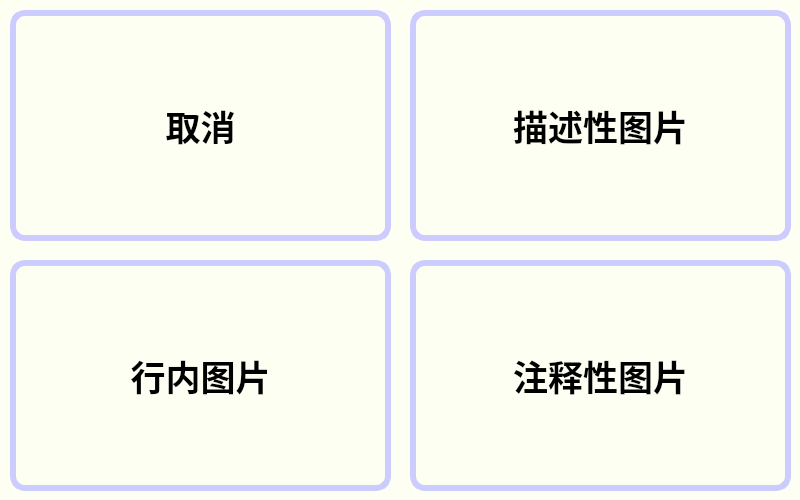
<?xml version="1.0" encoding="UTF-8"?>
<ui version="4.0">
 <class>img_w</class>
 <widget class="QWidget" name="img_w">
  <property name="geometry">
   <rect>
    <x>0</x>
    <y>0</y>
    <width>800</width>
    <height>500</height>
   </rect>
  </property>
  <property name="palette">
   <palette>
    <active>
     <colorrole role="Base">
      <brush brushstyle="SolidPattern">
       <color alpha="255">
        <red>255</red>
        <green>255</green>
        <blue>255</blue>
       </color>
      </brush>
     </colorrole>
     <colorrole role="Window">
      <brush brushstyle="SolidPattern">
       <color alpha="255">
        <red>254</red>
        <green>255</green>
        <blue>243</blue>
       </color>
      </brush>
     </colorrole>
    </active>
    <inactive>
     <colorrole role="Base">
      <brush brushstyle="SolidPattern">
       <color alpha="255">
        <red>255</red>
        <green>255</green>
        <blue>255</blue>
       </color>
      </brush>
     </colorrole>
     <colorrole role="Window">
      <brush brushstyle="SolidPattern">
       <color alpha="255">
        <red>254</red>
        <green>255</green>
        <blue>243</blue>
       </color>
      </brush>
     </colorrole>
    </inactive>
    <disabled>
     <colorrole role="Base">
      <brush brushstyle="SolidPattern">
       <color alpha="255">
        <red>254</red>
        <green>255</green>
        <blue>243</blue>
       </color>
      </brush>
     </colorrole>
     <colorrole role="Window">
      <brush brushstyle="SolidPattern">
       <color alpha="255">
        <red>254</red>
        <green>255</green>
        <blue>243</blue>
       </color>
      </brush>
     </colorrole>
    </disabled>
   </palette>
  </property>
  <property name="windowTitle">
   <string>Form</string>
  </property>
  <widget class="QPushButton" name="cancel_btn">
   <property name="geometry">
    <rect>
     <x>10</x>
     <y>10</y>
     <width>381</width>
     <height>231</height>
    </rect>
   </property>
   <property name="font">
    <font>
     <pointsize>-1</pointsize>
     <weight>75</weight>
     <bold>true</bold>
    </font>
   </property>
   <property name="cursor">
    <cursorShape>PointingHandCursor</cursorShape>
   </property>
   <property name="whatsThis">
    <string/>
   </property>
   <property name="layoutDirection">
    <enum>Qt::LeftToRight</enum>
   </property>
   <property name="styleSheet">
    <string notr="true">#cancel_btn
{
	font-weight:bold;
    border-radius: 15px;
    font-size: 35px;
    color: black;
	border:6px solid #CCCCFF;
}

#cancel_btn:hover {
    font-size: 45px;
    color: #CCCCFF;
}

#cancel_btn:pressed {
	color:black;
    background:#CCCCFF; /* 按下颜色 */
	border:6px solid black;
}</string>
   </property>
   <property name="text">
    <string>取消</string>
   </property>
  </widget>
  <widget class="QPushButton" name="img_1">
   <property name="geometry">
    <rect>
     <x>10</x>
     <y>260</y>
     <width>381</width>
     <height>231</height>
    </rect>
   </property>
   <property name="font">
    <font>
     <pointsize>-1</pointsize>
     <weight>75</weight>
     <bold>true</bold>
    </font>
   </property>
   <property name="cursor">
    <cursorShape>PointingHandCursor</cursorShape>
   </property>
   <property name="whatsThis">
    <string/>
   </property>
   <property name="layoutDirection">
    <enum>Qt::LeftToRight</enum>
   </property>
   <property name="styleSheet">
    <string notr="true">#img_1
{
	font-weight:bold;
    border-radius: 15px;
    font-size: 35px;
    color: black;
	border:6px solid #CCCCFF;
}

#img_1:hover {
    font-size: 45px;
    color: #CCCCFF;
}

#img_1:pressed {
	color:black;
    background:#CCCCFF; /* 按下颜色 */
	border:6px solid black;
}</string>
   </property>
   <property name="text">
    <string>行内图片</string>
   </property>
  </widget>
  <widget class="QPushButton" name="img_2">
   <property name="geometry">
    <rect>
     <x>410</x>
     <y>10</y>
     <width>381</width>
     <height>231</height>
    </rect>
   </property>
   <property name="font">
    <font>
     <pointsize>-1</pointsize>
     <weight>75</weight>
     <bold>true</bold>
    </font>
   </property>
   <property name="cursor">
    <cursorShape>PointingHandCursor</cursorShape>
   </property>
   <property name="whatsThis">
    <string/>
   </property>
   <property name="layoutDirection">
    <enum>Qt::LeftToRight</enum>
   </property>
   <property name="styleSheet">
    <string notr="true">#img_2
{
	font-weight:bold;
    border-radius: 15px;
    font-size: 35px;
    color: black;
	border:6px solid #CCCCFF;
}

#img_2:hover {
    font-size: 45px;
    color: #CCCCFF;
}

#img_2:pressed {
	color:black;
    background:#CCCCFF; /* 按下颜色 */
	border:6px solid black;
}</string>
   </property>
   <property name="text">
    <string>描述性图片</string>
   </property>
  </widget>
  <widget class="QPushButton" name="img_3">
   <property name="geometry">
    <rect>
     <x>410</x>
     <y>260</y>
     <width>381</width>
     <height>231</height>
    </rect>
   </property>
   <property name="font">
    <font>
     <pointsize>-1</pointsize>
     <weight>75</weight>
     <bold>true</bold>
    </font>
   </property>
   <property name="cursor">
    <cursorShape>PointingHandCursor</cursorShape>
   </property>
   <property name="whatsThis">
    <string/>
   </property>
   <property name="layoutDirection">
    <enum>Qt::LeftToRight</enum>
   </property>
   <property name="styleSheet">
    <string notr="true">#img_3
{
	font-weight:bold;
    border-radius: 15px;
    font-size: 35px;
    color: black;
	border:6px solid #CCCCFF;
}

#img_3:hover {
    font-size: 45px;
    color: #CCCCFF;
}

#img_3:pressed {
	color:black;
    background:#CCCCFF; /* 按下颜色 */
	border:6px solid black;
}</string>
   </property>
   <property name="text">
    <string>注释性图片</string>
   </property>
  </widget>
 </widget>
 <resources/>
 <connections/>
</ui>
